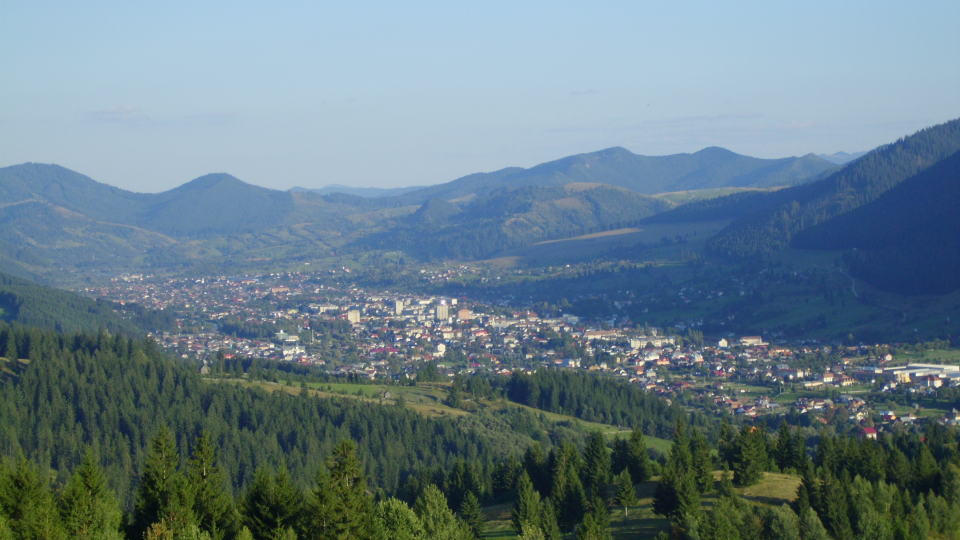
#> input picture testImages/scene.jpg, 1920 x 1080 px (shown at 1/2 size)
$ python transparent-overlay.py
#> lines starting #> are read from the running program, lines starting #| are printed output that depends on the picture
import cv2
import numpy as np

try:
	frame = cv2.imread("testImages/scene.jpg")
#> frame is the input picture: shape (1080, 1920, 3); mean B, G, R 136.2, 125.7, 103.7
except:
	print("Image is not found!")
try:
	overlay = cv2.imread("testImages/overlay.png",-1)
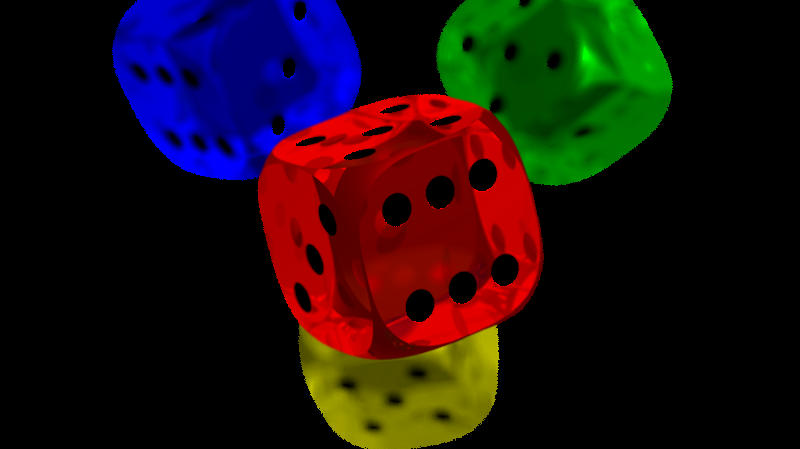
#> input picture testImages/overlay.png, 800 x 449 px
#> overlay is the input picture: shape (449, 800, 4); mean B, G, R, A 15.5, 15.4, 28.8, 76.1
except:
	print("Overlay Image is not found!!!")

def imageOverlayF(foreGroundImage,background):
	global outImage
	# Read the foreground image with alpha channel
	foreGroundImage = cv2.resize(foreGroundImage,(1920,1080))

	# Split png foreground image
	b,g,r,a = cv2.split(foreGroundImage)
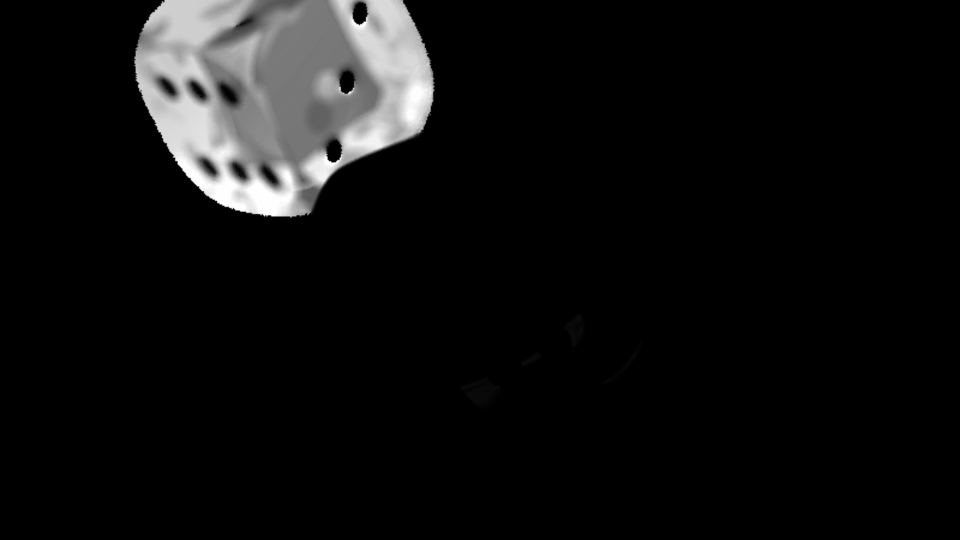
#> b: shape (1080, 1920) (shown at 1/2 size); min 0, max 255, mean 15.5
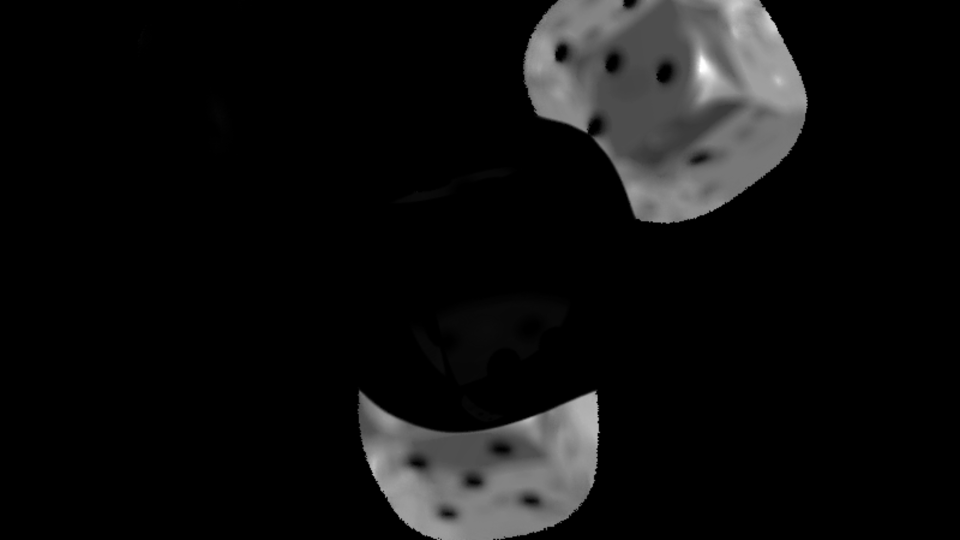
#> g: shape (1080, 1920) (shown at 1/2 size); min 0, max 255, mean 15.4
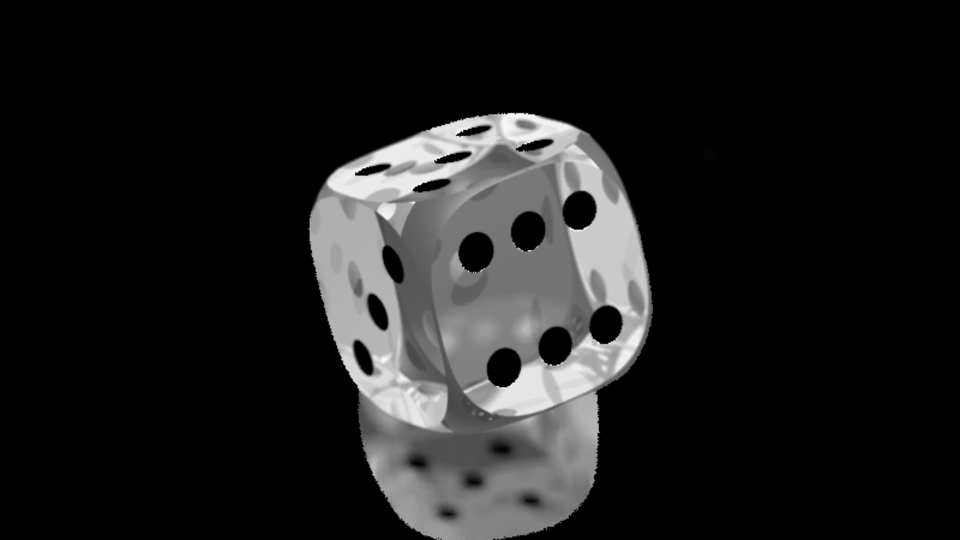
#> r: shape (1080, 1920) (shown at 1/2 size); min 0, max 255, mean 28.7
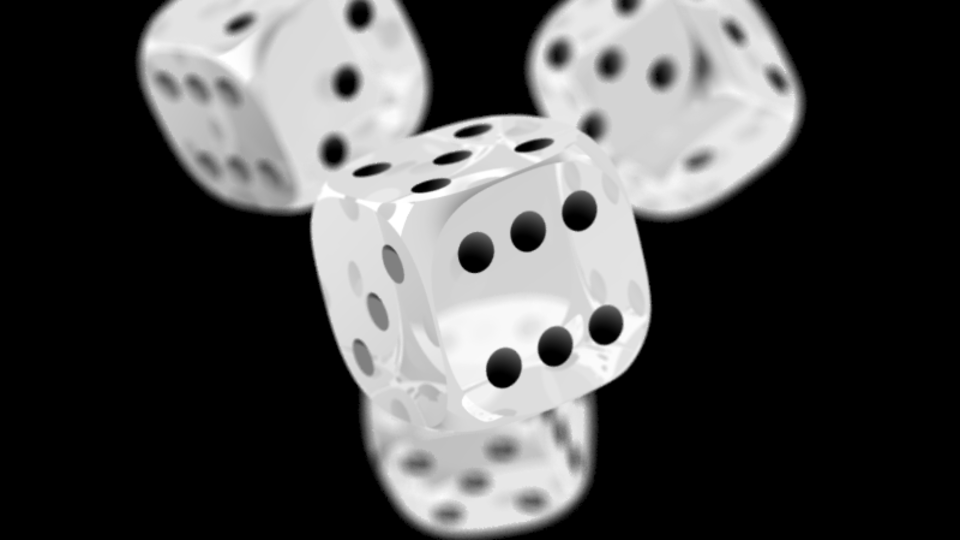
#> a: shape (1080, 1920) (shown at 1/2 size); min 0, max 255, mean 76.1

	# Save the foregroung RGB content into a single object
	foreground = cv2.merge((b,g,r))

	# Save the alpha information into a single Mat
	alpha = cv2.merge((a,a,a))

	# Read background image
	# background = cv2.imread("testImages/background.jpg")

	# Convert uint8 to float
	foreground = foreground.astype(float)
	background = background.astype(float)
	alpha = alpha.astype(float)/255

	# Perform alpha blending
	foreground = cv2.multiply(alpha, foreground)
	background = cv2.multiply(1.0 - alpha, background)
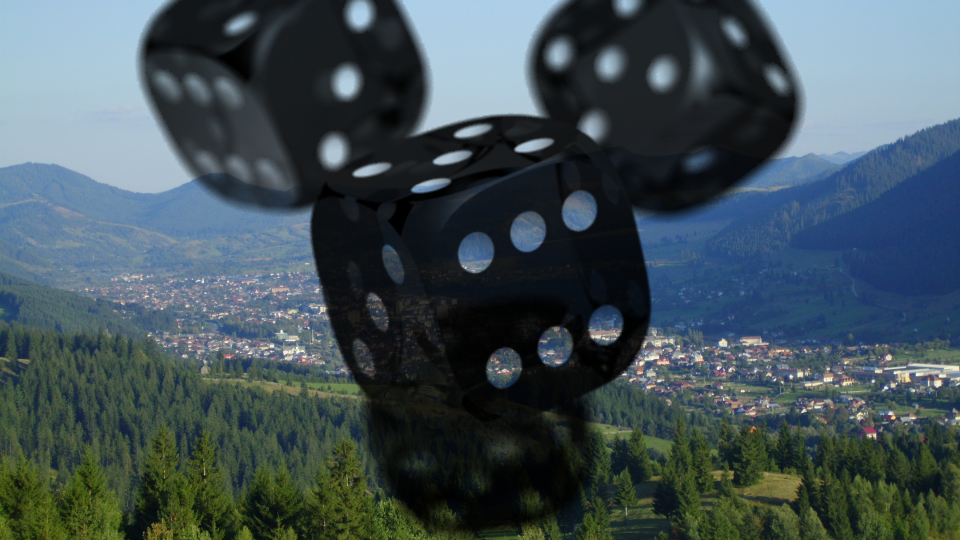
#> background: shape (1080, 1920, 3) float64 (shown at 1/2 size); mean of channels 0, 1, 2 86.3, 80.7, 65.7; drawn as B, G, R
	outImage = cv2.add(foreground, background)
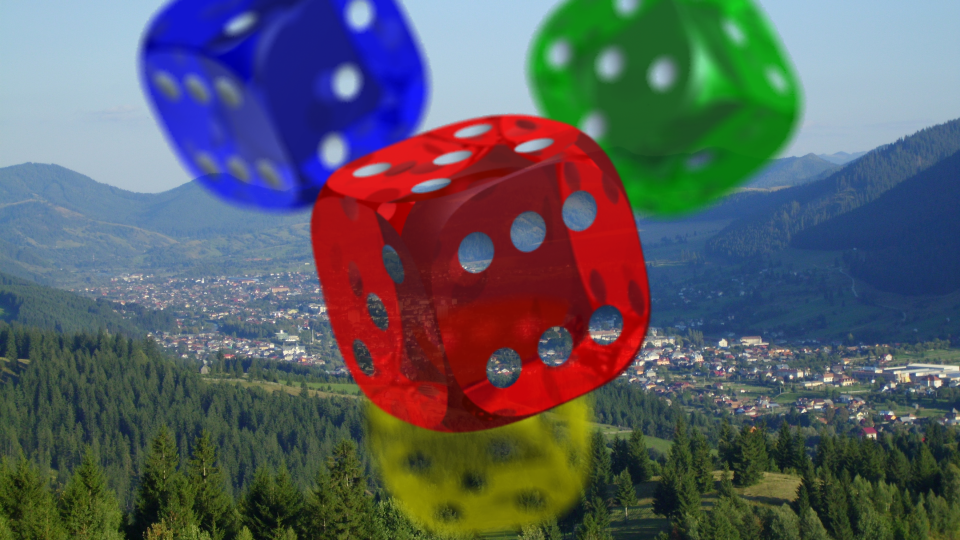
#> outImage: shape (1080, 1920, 3) float64 (shown at 1/2 size); mean of channels 0, 1, 2 97.7, 92, 89.1; drawn as B, G, R

	cv2.imwrite("outputImages/output-image.png", outImage)

if __name__ == "__main__":
	imageOverlayF(overlay, frame)
